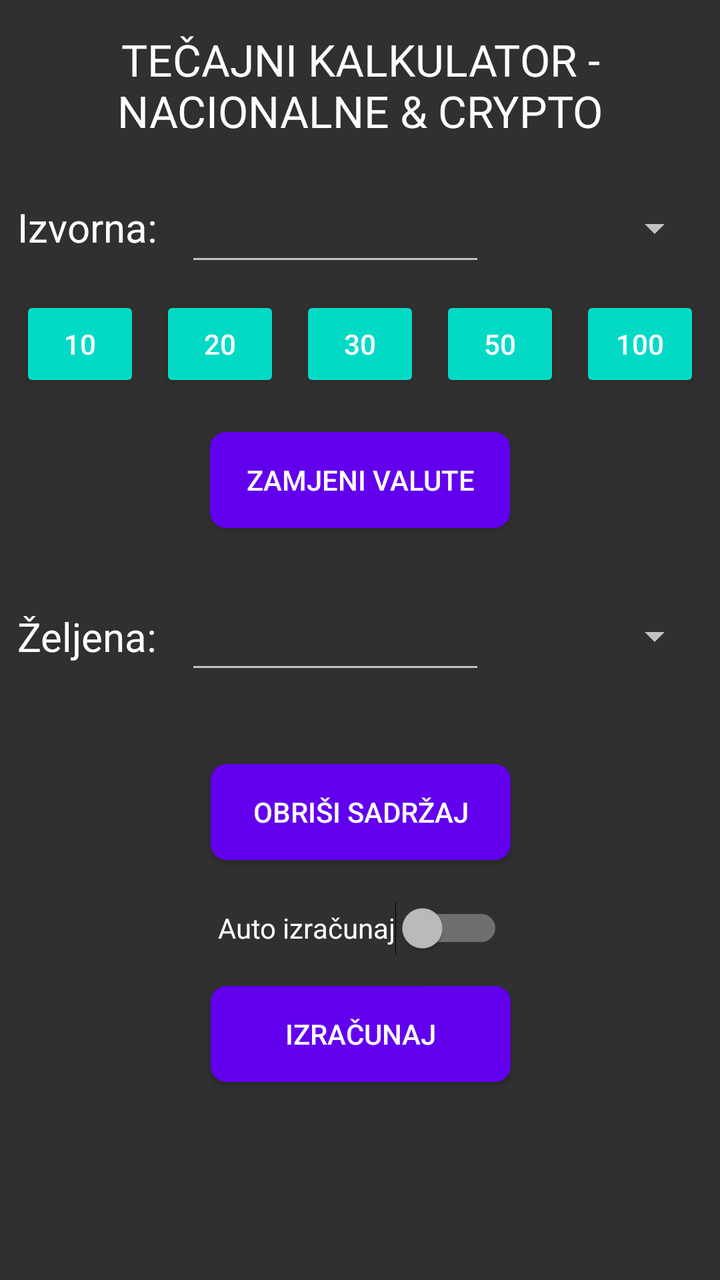
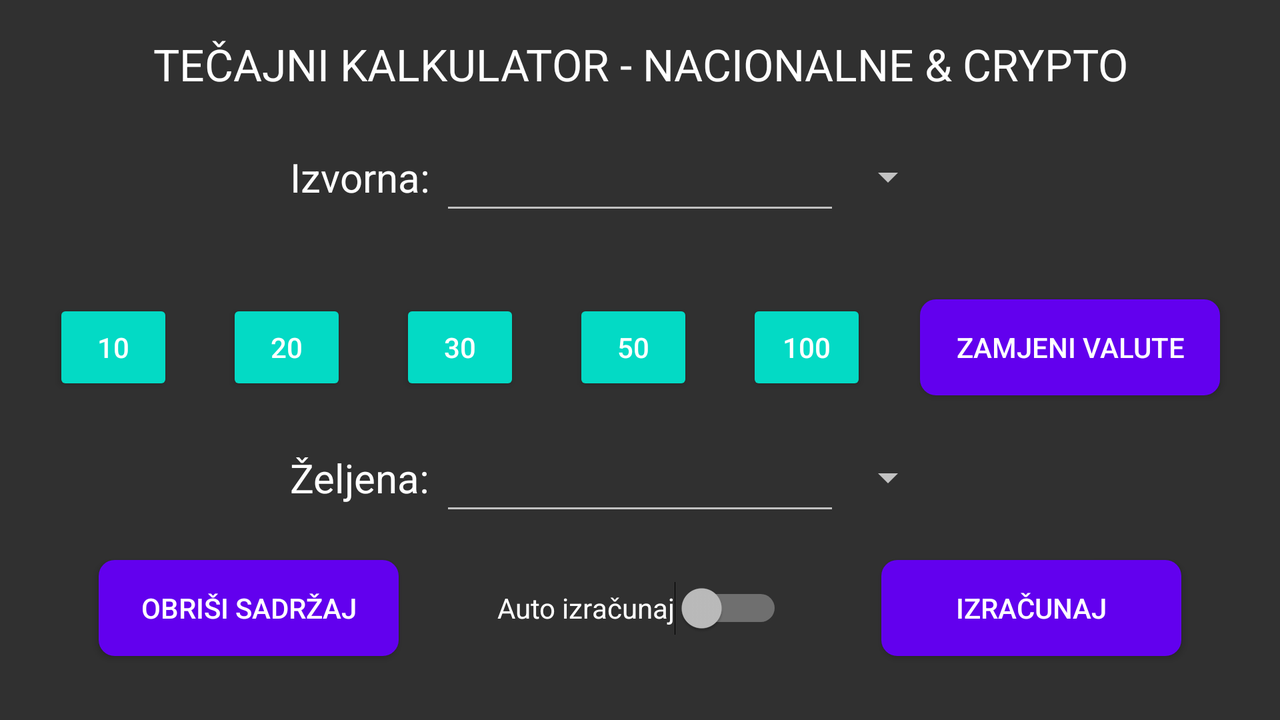

An Android layout and its configuration variant, each rendered on a device that would load it. The default file and the variant file are quoted in full after the pictures.
<!-- AndroidManifest.xml: activity theme AppThemeCustom -->
<!-- res/layout/activity_main.xml -->
<?xml version="1.0" encoding="utf-8"?>
<androidx.drawerlayout.widget.DrawerLayout
    xmlns:android="http://schemas.android.com/apk/res/android"
    xmlns:app="http://schemas.android.com/apk/res-auto"
    xmlns:tools="http://schemas.android.com/tools"
    android:id="@+id/my_drawer_layout"
    android:layout_width="match_parent"
    android:layout_height="match_parent"
    tools:context=".MainActivity"
    tools:ignore="HardcodedText">

    <androidx.constraintlayout.widget.ConstraintLayout
        android:layout_width="match_parent"
        android:layout_height="wrap_content"
        tools:context=".MainActivity"
        tools:ignore="HardcodedText">

        <Button
            android:id="@+id/IV_default_30"
            android:layout_width="60dp"
            android:layout_height="48dp"
            android:layout_marginTop="10dp"
            android:text="30"
            app:backgroundTint="@color/teal_200"
            app:layout_constraintEnd_toStartOf="@+id/IV_default_50"
            app:layout_constraintStart_toEndOf="@+id/IV_default_20"
            app:layout_constraintTop_toBottomOf="@+id/editTextIzvornaValuta" />

        <TextView
            android:id="@+id/textView3"
            android:layout_width="300dp"
            android:layout_height="wrap_content"
            android:layout_marginStart="15dp"
            android:layout_marginTop="15dp"
            android:layout_marginEnd="15dp"
            android:text="TEČAJNI KALKULATOR - NACIONALNE &amp; CRYPTO"
            android:textAlignment="center"
            android:textColor="#FFFFFF"
            android:textSize="22sp"
            app:layout_constraintEnd_toEndOf="parent"
            app:layout_constraintStart_toStartOf="parent"
            app:layout_constraintTop_toTopOf="parent" />

        <Spinner
            android:id="@+id/spinner"
            android:layout_width="100dp"
            android:layout_height="48dp"
            app:layout_constraintBottom_toBottomOf="@+id/editTextIzvornaValuta"
            app:layout_constraintEnd_toEndOf="parent"
            app:layout_constraintStart_toEndOf="@+id/editTextIzvornaValuta"
            app:layout_constraintTop_toTopOf="@+id/editTextIzvornaValuta"
            app:layout_constraintVertical_bias="0.0" />

        <Spinner
            android:id="@+id/spinner2"
            android:layout_width="100dp"
            android:layout_height="48dp"
            app:layout_constraintBottom_toBottomOf="@+id/editTextZeljenaValuta"
            app:layout_constraintEnd_toEndOf="parent"
            app:layout_constraintStart_toEndOf="@+id/editTextZeljenaValuta"
            app:layout_constraintTop_toTopOf="@+id/editTextZeljenaValuta" />

        <TextView
            android:id="@+id/textView"
            android:layout_width="wrap_content"
            android:layout_height="27dp"
            android:text="Izvorna: "
            android:textAlignment="center"
            android:textColor="#FFFFFF"
            android:textSize="20sp"
            app:layout_constraintBottom_toBottomOf="@+id/editTextIzvornaValuta"
            app:layout_constraintEnd_toStartOf="@+id/editTextIzvornaValuta"
            app:layout_constraintHorizontal_bias="1.0"
            app:layout_constraintStart_toStartOf="parent"
            app:layout_constraintTop_toTopOf="@+id/editTextIzvornaValuta"
            app:layout_constraintVertical_bias="0.476" />

        <TextView
            android:id="@+id/textView2"
            android:layout_width="wrap_content"
            android:layout_height="wrap_content"
            android:text="Željena: "
            android:textAlignment="center"
            android:textColor="#FFFFFF"
            android:textSize="20sp"
            app:layout_constraintBottom_toBottomOf="@+id/editTextZeljenaValuta"
            app:layout_constraintEnd_toStartOf="@+id/editTextZeljenaValuta"
            app:layout_constraintStart_toStartOf="parent"
            app:layout_constraintTop_toTopOf="@+id/editTextZeljenaValuta" />

        <EditText
            android:id="@+id/editTextIzvornaValuta"
            android:layout_width="150dp"
            android:layout_height="48dp"
            android:layout_marginTop="20dp"
            android:allowClickWhenDisabled="false"
            android:ems="10"
            android:inputType="numberDecimal"
            android:textColor="#FFFFFF"
            android:textFontWeight="12"
            app:layout_constraintEnd_toStartOf="@+id/spinner"
            app:layout_constraintStart_toEndOf="@+id/textView"
            app:layout_constraintTop_toBottomOf="@+id/textView3"/>

        <EditText
            android:id="@+id/editTextZeljenaValuta"
            android:layout_width="150dp"
            android:layout_height="48dp"
            android:layout_marginTop="30dp"
            android:layout_marginBottom="10dp"
            android:ems="10"
            android:inputType="numberDecimal"
            android:textColor="#FFFFFF"
            android:textFontWeight="12"
            app:layout_constraintBottom_toTopOf="@+id/buttonObrisiSadrzaj"
            app:layout_constraintEnd_toStartOf="@+id/spinner2"
            app:layout_constraintStart_toEndOf="@+id/textView2"
            app:layout_constraintTop_toBottomOf="@+id/buttonZamjeniValute" />

        <Button
            android:id="@+id/buttonObrisiSadrzaj"
            android:layout_width="150dp"
            android:layout_height="wrap_content"
            android:layout_marginTop="30dp"
            android:layout_marginBottom="10dp"
            android:background="@drawable/round_button"
            android:text="Obriši sadržaj"
            app:layout_constraintBottom_toTopOf="@+id/autoIzracunajSwitch"
            app:layout_constraintEnd_toEndOf="parent"
            app:layout_constraintHorizontal_bias="0.502"
            app:layout_constraintStart_toStartOf="parent"
            app:layout_constraintTop_toBottomOf="@+id/editTextZeljenaValuta" />

        <Button
            android:id="@+id/buttonZamjeniValute"
            android:layout_width="150dp"
            android:layout_height="wrap_content"
            android:layout_marginTop="20dp"
            android:background="@drawable/round_button"
            android:text="Zamjeni valute"
            app:icon="@android:drawable/ic_popup_sync"
            app:layout_constraintEnd_toEndOf="parent"
            app:layout_constraintStart_toStartOf="parent"
            app:layout_constraintTop_toBottomOf="@+id/IV_default_30" />

        <Button
            android:id="@+id/buttonIzracunaj"
            android:layout_width="150dp"
            android:layout_height="wrap_content"
            android:layout_marginTop="5dp"
            android:background="@drawable/round_button"
            android:text="Izračunaj"
            app:layout_constraintEnd_toEndOf="parent"
            app:layout_constraintHorizontal_bias="0.502"
            app:layout_constraintStart_toStartOf="parent"
            app:layout_constraintTop_toBottomOf="@+id/autoIzracunajSwitch" />

        <Button
            android:id="@+id/IV_default_10"
            android:layout_width="60dp"
            android:layout_height="48dp"
            android:text="10"
            app:backgroundTint="@color/teal_200"
            app:layout_constraintBottom_toBottomOf="@+id/IV_default_20"
            app:layout_constraintEnd_toStartOf="@+id/IV_default_20"
            app:layout_constraintHorizontal_bias="0.0"
            app:layout_constraintStart_toStartOf="parent"
            app:layout_constraintTop_toTopOf="@+id/IV_default_20" />

        <Button
            android:id="@+id/IV_default_20"
            android:layout_width="60dp"
            android:layout_height="48dp"
            android:text="20"
            app:backgroundTint="@color/teal_200"
            app:layout_constraintBottom_toBottomOf="@+id/IV_default_30"
            app:layout_constraintEnd_toStartOf="@+id/IV_default_30"
            app:layout_constraintStart_toEndOf="@+id/IV_default_10"
            app:layout_constraintTop_toTopOf="@+id/IV_default_30" />

        <Button
            android:id="@+id/IV_default_50"
            android:layout_width="60dp"
            android:layout_height="48dp"
            android:text="50"
            app:backgroundTint="@color/teal_200"
            app:layout_constraintBottom_toBottomOf="@+id/IV_default_30"
            app:layout_constraintEnd_toStartOf="@+id/IV_default_100"
            app:layout_constraintStart_toEndOf="@+id/IV_default_30"
            app:layout_constraintTop_toTopOf="@+id/IV_default_30" />

        <Button
            android:id="@+id/IV_default_100"
            android:layout_width="60dp"
            android:layout_height="48dp"
            android:text="100"
            app:backgroundTint="@color/teal_200"
            app:layout_constraintBottom_toBottomOf="@+id/IV_default_50"
            app:layout_constraintEnd_toEndOf="parent"
            app:layout_constraintStart_toEndOf="@+id/IV_default_50"
            app:layout_constraintTop_toTopOf="@+id/IV_default_50" />

        <Switch
            android:id="@+id/autoIzracunajSwitch"
            android:layout_width="wrap_content"
            android:layout_height="wrap_content"
            android:layout_marginBottom="10dp"
            android:height="48dp"
            android:text="Auto izračunaj"
            app:layout_constraintBottom_toTopOf="@+id/buttonIzracunaj"
            app:layout_constraintEnd_toEndOf="parent"
            app:layout_constraintHorizontal_bias="0.502"
            app:layout_constraintStart_toStartOf="parent"
            app:layout_constraintTop_toBottomOf="@+id/buttonObrisiSadrzaj" />

    </androidx.constraintlayout.widget.ConstraintLayout>
    
    
    <com.google.android.material.navigation.NavigationView
        android:layout_width="wrap_content"
        android:layout_height="match_parent"
        android:layout_gravity="start"
        android:id="@+id/nav_view"
        app:menu="@menu/navigation_menu" />

</androidx.drawerlayout.widget.DrawerLayout>
<!-- resources referenced by this layout -->
<resources>
  <color name="teal_200">#FF03DAC5</color>
  <!-- drawable round_button (drawable) -->
  <?xml version="1.0" encoding="utf-8"?>
  <shape xmlns:android="http://schemas.android.com/apk/res/android"
      android:shape="rectangle">
      <solid android:color="@color/purple_500" />
      <corners android:bottomRightRadius="8dp"
          android:bottomLeftRadius="8dp"
          android:topRightRadius="8dp"
          android:topLeftRadius="8dp"
          android:layout_margin="16dp"/>
  </shape>
  <style name="AppThemeCustom" parent="Theme.AppCompat">
          
      </style>
  <color name="purple_500">#FF6200EE</color>
</resources>
<!-- res/layout-land/activity_main.xml (the author's variant of the layout above) -->
<!-- drawn on the phone turned sideways -->
<?xml version="1.0" encoding="utf-8"?>
<androidx.drawerlayout.widget.DrawerLayout
    xmlns:android="http://schemas.android.com/apk/res/android"
    xmlns:app="http://schemas.android.com/apk/res-auto"
    xmlns:tools="http://schemas.android.com/tools"
    android:id="@+id/my_drawer_layout"
    android:layout_width="match_parent"
    android:layout_height="match_parent"
    tools:context=".MainActivity"
    tools:ignore="HardcodedText">

    <androidx.constraintlayout.widget.ConstraintLayout
        android:layout_width="match_parent"
        android:layout_height="match_parent"
        tools:context=".MainActivity">

        <Button
            android:id="@+id/IV_default_30"
            android:layout_width="60dp"
            android:layout_height="48dp"
            android:text="30"
            app:backgroundTint="@color/teal_200"
            app:layout_constraintBottom_toBottomOf="@+id/IV_default_50"
            app:layout_constraintEnd_toStartOf="@+id/IV_default_50"
            app:layout_constraintStart_toEndOf="@+id/IV_default_20"
            app:layout_constraintTop_toTopOf="@+id/IV_default_50" />

        <Button
            android:id="@+id/IV_default_100"
            android:layout_width="60dp"
            android:layout_height="48dp"
            android:text="100"
            app:backgroundTint="@color/teal_200"
            app:layout_constraintBottom_toBottomOf="@+id/buttonZamjeniValute"
            app:layout_constraintEnd_toStartOf="@+id/buttonZamjeniValute"
            app:layout_constraintStart_toEndOf="@+id/IV_default_50"
            app:layout_constraintTop_toTopOf="@+id/buttonZamjeniValute" />

        <Button
            android:id="@+id/IV_default_10"
            android:layout_width="60dp"
            android:layout_height="48dp"
            android:text="10"
            app:backgroundTint="@color/teal_200"
            app:layout_constraintBottom_toBottomOf="@+id/IV_default_20"
            app:layout_constraintEnd_toStartOf="@+id/IV_default_20"
            app:layout_constraintStart_toStartOf="parent"
            app:layout_constraintTop_toTopOf="@+id/IV_default_20" />

        <Button
            android:id="@+id/IV_default_50"
            android:layout_width="60dp"
            android:layout_height="48dp"
            android:text="50"
            app:backgroundTint="@color/teal_200"
            app:layout_constraintBottom_toBottomOf="@+id/IV_default_100"
            app:layout_constraintEnd_toStartOf="@+id/IV_default_100"
            app:layout_constraintStart_toEndOf="@+id/IV_default_30"
            app:layout_constraintTop_toTopOf="@+id/IV_default_100" />

        <Button
            android:id="@+id/IV_default_20"
            android:layout_width="60dp"
            android:layout_height="48dp"
            android:text="20"
            app:backgroundTint="@color/teal_200"
            app:layout_constraintBottom_toBottomOf="@+id/IV_default_30"
            app:layout_constraintEnd_toStartOf="@+id/IV_default_30"
            app:layout_constraintStart_toEndOf="@+id/IV_default_10"
            app:layout_constraintTop_toTopOf="@+id/IV_default_30" />

        <TextView
            android:id="@+id/textView3"
            android:layout_width="500dp"
            android:layout_height="30dp"
            android:layout_marginStart="15dp"
            android:layout_marginEnd="15dp"
            android:text="TEČAJNI KALKULATOR - NACIONALNE &amp; CRYPTO"
            android:textAlignment="center"
            android:textColor="#FFFFFF"
            android:textSize="22sp"
            app:layout_constraintBottom_toTopOf="@+id/spinner"
            app:layout_constraintEnd_toEndOf="parent"
            app:layout_constraintStart_toStartOf="parent"
            app:layout_constraintTop_toTopOf="parent" />

        <Spinner
            android:id="@+id/spinner"
            android:layout_width="0dp"
            android:layout_height="48dp"
            android:hint="Choose input value"
            app:layout_constraintBottom_toBottomOf="@+id/editTextIzvornaValuta"
            app:layout_constraintStart_toEndOf="@+id/editTextIzvornaValuta"
            app:layout_constraintTop_toTopOf="@+id/editTextIzvornaValuta"
            app:layout_constraintVertical_bias="0.0" />

        <Spinner
            android:id="@+id/spinner2"
            android:layout_width="0dp"
            android:layout_height="48dp"
            android:hint="Choose output value"
            app:layout_constraintBottom_toBottomOf="@+id/editTextZeljenaValuta"
            app:layout_constraintStart_toEndOf="@+id/editTextZeljenaValuta"
            app:layout_constraintTop_toTopOf="@+id/editTextZeljenaValuta" />

        <TextView
            android:id="@+id/textView"
            android:layout_width="wrap_content"
            android:layout_height="27dp"
            android:text="Izvorna: "
            android:textAlignment="center"
            android:textColor="#FFFFFF"
            android:textSize="20sp"
            app:layout_constraintBottom_toBottomOf="@+id/editTextIzvornaValuta"
            app:layout_constraintEnd_toStartOf="@+id/editTextIzvornaValuta"
            app:layout_constraintTop_toTopOf="@+id/editTextIzvornaValuta" />

        <TextView
            android:id="@+id/textView2"
            android:layout_width="wrap_content"
            android:layout_height="wrap_content"
            android:text="Željena: "
            android:textAlignment="center"
            android:textColor="#FFFFFF"
            android:textSize="20sp"
            app:layout_constraintBottom_toBottomOf="@+id/editTextZeljenaValuta"
            app:layout_constraintEnd_toStartOf="@+id/editTextZeljenaValuta"
            app:layout_constraintTop_toTopOf="@+id/editTextZeljenaValuta" />

        <EditText
            android:id="@+id/editTextIzvornaValuta"
            android:layout_width="200dp"
            android:layout_height="48dp"
            android:allowClickWhenDisabled="false"
            android:ems="10"
            android:inputType="numberDecimal"
            android:textColor="#FFFFFF"
            android:textFontWeight="12"
            app:layout_constraintBottom_toTopOf="@+id/buttonZamjeniValute"
            app:layout_constraintEnd_toEndOf="parent"
            app:layout_constraintStart_toStartOf="parent"
            app:layout_constraintTop_toBottomOf="@+id/textView3" />

        <EditText
            android:id="@+id/editTextZeljenaValuta"
            android:layout_width="200dp"
            android:layout_height="48dp"
            android:ems="10"
            android:inputType="numberDecimal"
            android:textColor="#FFFFFF"
            android:textFontWeight="12"
            app:layout_constraintBottom_toTopOf="@+id/autoIzracunajSwitch"
            app:layout_constraintEnd_toEndOf="parent"
            app:layout_constraintStart_toStartOf="parent"
            app:layout_constraintTop_toBottomOf="@+id/buttonZamjeniValute" />

        <Button
            android:id="@+id/buttonObrisiSadrzaj"
            android:layout_width="150dp"
            android:layout_height="wrap_content"
            android:background="@drawable/round_button"
            android:text="Obriši sadržaj"
            app:layout_constraintBottom_toBottomOf="@+id/autoIzracunajSwitch"
            app:layout_constraintEnd_toStartOf="@+id/autoIzracunajSwitch"
            app:layout_constraintStart_toStartOf="parent"
            app:layout_constraintTop_toTopOf="@+id/autoIzracunajSwitch" />

        <Button
            android:id="@+id/buttonZamjeniValute"
            android:layout_width="150dp"
            android:layout_height="wrap_content"
            android:layout_marginTop="20dp"
            android:layout_marginEnd="30dp"
            android:background="@drawable/round_button"
            android:text="Zamjeni valute"
            app:icon="@android:drawable/ic_popup_sync"
            app:layout_constraintBottom_toTopOf="@+id/editTextZeljenaValuta"
            app:layout_constraintEnd_toEndOf="parent"
            app:layout_constraintTop_toBottomOf="@+id/editTextIzvornaValuta" />

        <Button
            android:id="@+id/buttonIzracunaj"
            android:layout_width="150dp"
            android:layout_height="wrap_content"
            android:background="@drawable/round_button"
            android:text="Izračunaj"
            app:layout_constraintBottom_toBottomOf="@+id/autoIzracunajSwitch"
            app:layout_constraintEnd_toEndOf="parent"
            app:layout_constraintStart_toEndOf="@+id/autoIzracunajSwitch"
            app:layout_constraintTop_toTopOf="@+id/autoIzracunajSwitch" />

        <Switch
            android:id="@+id/autoIzracunajSwitch"
            android:layout_width="wrap_content"
            android:layout_height="48dp"
            android:layout_marginBottom="15dp"
            android:text="Auto izračunaj"
            app:layout_constraintBottom_toBottomOf="parent"
            app:layout_constraintEnd_toStartOf="@+id/buttonIzracunaj"
            app:layout_constraintStart_toEndOf="@+id/buttonObrisiSadrzaj"
            app:layout_constraintTop_toBottomOf="@+id/editTextZeljenaValuta" />

    </androidx.constraintlayout.widget.ConstraintLayout>

    
    
    <com.google.android.material.navigation.NavigationView
    android:layout_width="wrap_content"
    android:layout_height="match_parent"
    android:layout_gravity="start"
    android:id="@+id/nav_view"
    app:menu="@menu/navigation_menu" />

</androidx.drawerlayout.widget.DrawerLayout>
